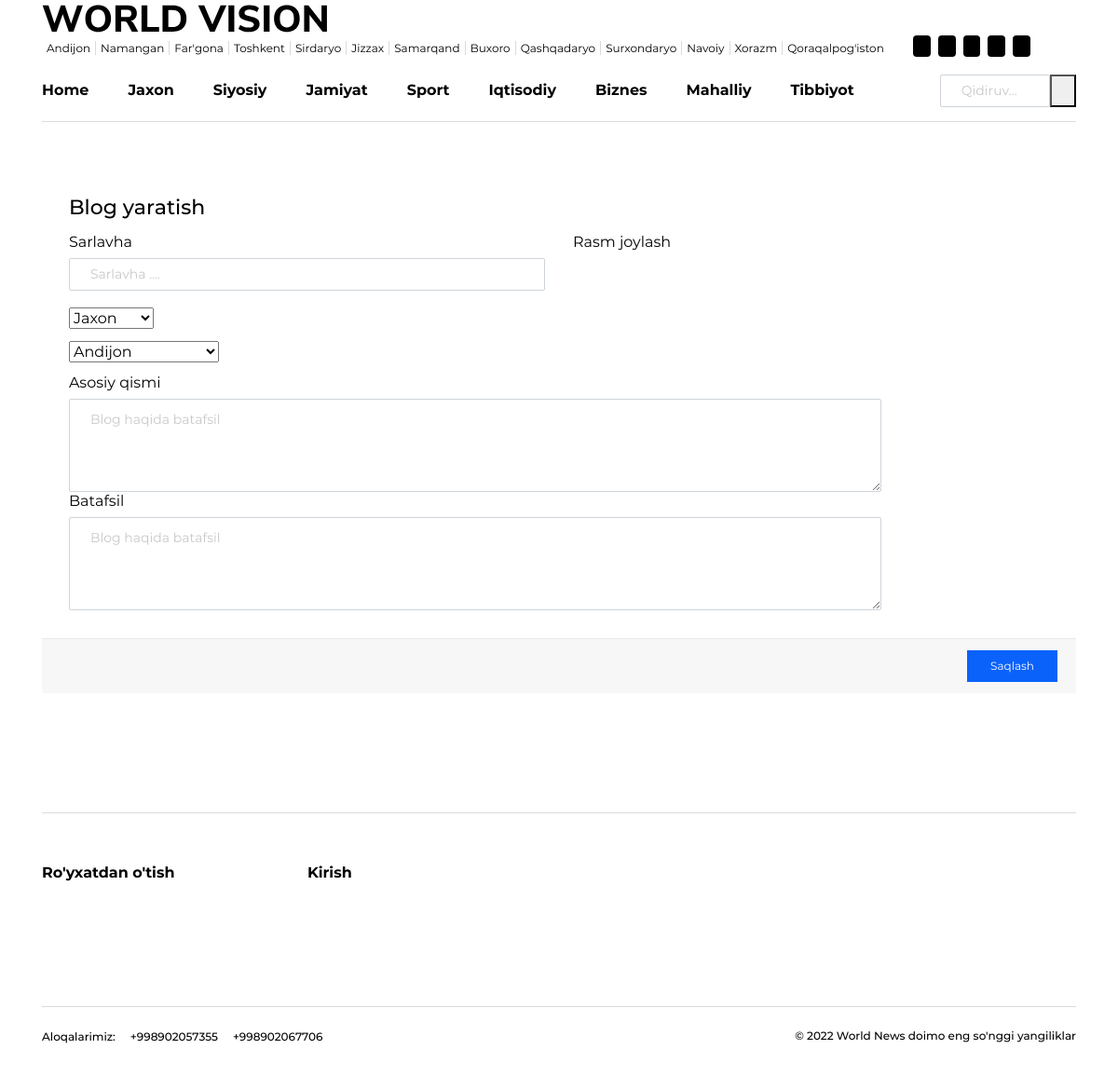
The app's page /dashboard/create-blog with its own data.
### dashboard/models.py (models this page shows, shortened)
class Region(models.Model):
    name = models.CharField(max_length=255)

class Category(models.Model):
    name = models.CharField(max_length=255)

### dashboard/views.py (the view, shortened to what this page needs)
# urls.py: path('create-blog',create_blog,name='create_blog_url'),
def create_blog(request):
    context = {
        'region' : Region.objects.all(),
        'category':Category.objects.all()
    }
    return render(request, 'dashboard/blog-create.html',context)

### templates/dashboard/blog-create.html (shortened to what this page needs)
{% extends 'front/base.html' %}
{% block content %}
<div class="my-3 my-md-5">
    <div class="container">
      <div class="row">
      <div class="col">
        <form class="card" method="post" enctype="multipart/form-data">
          <div class="card-body">
            <h3 class="card-title">Blog yaratish</h3>
            <div class="row">
              <div class="col-sm-6 col-md-6">
                <div class="form-group">
                  <label class="form-label">Sarlavha</label>
                  <input type="text" class="form-control" placeholder="Sarlavha ...." name="title">
                </div>
                <p><select name="category" id="">
                  {% for i in category %}
                    <option value="{{ i.id }}">{{ i.name }}</option>
                  {% endfor %}
                </select></p>
                <p><select name="region" id="">
                  {% for i in region %}
                    <option value="{{ i.id }}">{{ i.name }}</option>
                  {% endfor %}
                </select></p>
              </div>
              <div class="col-sm-6 col-md-6">
                <div class="form-group">
                  <label id="img-label" for="img-id">Rasm joylash</label>
                </div>
              </div>
              <div class="col-md-10">
                <div class="form-group mb-0">
                  <label class="form-label">Asosiy qismi</label>
                  <textarea rows="5" class="form-control" placeholder="Blog haqida batafsil" name="mini_text"></textarea>
                </div>
              </div>
              <div class="col-md-10">
                <div class="form-group mb-0">
                  <label class="form-label">Batafsil</label>
                  <textarea rows="5" class="form-control" placeholder="Blog haqida batafsil" name="text"></textarea>
                </div>
              </div>
            </div>
          </div>
          <div class="card-footer text-right">
            <button type="submit" class="btn btn-primary">Saqlash</button>
          </div>
        </form>
      </div>
    </div>
  </div>
</div>
{% endblock %}

### templates/front/base.html (shortened to what this page needs)
{% load static %}
<!DOCTYPE html>
<html lang="zxx">
  <head>
    <link
      rel="stylesheet"
      href="{% static 'assets/vendors/mdi/css/materialdesignicons.min.css' %}"
    />
    <link rel="stylesheet" href="{% static 'assets/vendors/aos/dist/aos.css/aos.css' %}" />
    <link
      rel="stylesheet"
      href="{% static 'assets/vendors/owl.carousel/dist/assets/owl.carousel.min.css' %}"
    />
    <link
      rel="stylesheet"
      href="{% static 'assets/vendors/owl.carousel/dist/assets/owl.theme.default.min.css' %}"
    />
    <link rel="stylesheet" href="{% static 'assets/css/style.css' %}">
  </head>
  <body>
    <div class="container-scroller">
      <div class="main-panel">
        <header id="header">
          <div class="container">
            <nav class="navbar navbar-expand-lg navbar-light">
                  <a class="navbar-brand" href="#"
                    ><img src="assets/images/logo.svg" alt=""
                  /></a>
              <div>
                <div class="d-flex">
                  <ul class="navbar-right">
                    {% for i in region %}
                    <li>
                      <a href="{% url 'region_url' i.pk  %}">{{ i.name }}</a>
                    </li>
                    {% endfor %}
                  </ul>
                  <ul class="social-media">
                    <li>
                      <a href="https://www.instagram.com">
                        <i class="mdi mdi-instagram"></i>
                      </a>
                    </li>
                    <li>
                      <a href="https://ru-ru.facebook.com">
                        <i class="mdi mdi-facebook"></i>
                      </a>
                    </li>
                    <li>
                      <a href="https://www.youtube.com/">
                        <i class="mdi mdi-youtube"></i>
                      </a>
                    </li>
                    <li>
                      <a href="https://ru.linkedin.com">
                        <i class="mdi mdi-linkedin"></i>
                      </a>
                    </li>
                    <li>
                      <a href="https://twitter.com/">
                        <i class="mdi mdi-twitter"></i>
                      </a>
                    </li>
                  </ul>
                </div>
              </div>
              <div class="navbar-bottom-menu">
                <div
                  class="navbar-collapse justify-content-center collapse"
                  id="navbarSupportedContent"
                >
                  <ul
                    class="navbar-nav d-lg-flex justify-content-between align-items-center"
                  >
                    <li class="nav-item active">
                      <a class="nav-link active" href="{% url 'index_url' %}">Home</a>
                    </li>
                    {% for i in category %}
                    <li class="nav-item">
                      <a class="nav-link" href="{% url 'blog_url' i.pk %}">{{ i.name }}</a>
                    </li>
                    {% endfor %}
                    <li class="nav-item">
                      <form action="{% url 'search_url' %}" method="get" class="d-flex">
                        <input type="text" class="form-control" placeholder="Qidiruv..." name="title" required>
                         <button  type="submit" class="d-flex"><i class="mdi mdi-magnify"></i></button>
                      </form>
                    </li>
                  </ul>
                </div>
              </div>
            </nav>
          </div>
        </header>
           {% block content %}
           {% endblock %}
        <footer>
          <div class="container">
            <div class="row">
              <div class="col-sm-12">
                <div class="border-top"></div>
              </div>
              {% if user.is_authenticated %}
              <div class="col-sm-3 col-lg-3">
                <ul class="footer-vertical-nav">
                  <li class="menu-title"><a href="{% url 'logout_url' %}">Chiqish</a></li>
                </ul>
              </div>
              <div class="col-sm-3 col-lg-3">
                <ul class="footer-vertical-nav">
                  <li class="menu-title"><a href="{% url 'create_blog_url' %}">Xabar Qo'shish</a></li>
                </ul>
              </div>
              <div class="col-sm-3 col-lg-3">
                <ul class="footer-vertical-nav">
                  <li class="menu-title"><a href="{% url 'user_detail_url' user.pk %}">Mening Bloglarim</a></li>
                </ul>
              </div>
              {% if user.is_staff == True %}
              <div class="col-sm-3 col-lg-3">
                <ul class="footer-vertical-nav">
                  <li class="menu-title"><a href="{% url 'users_url' %}">Obunachilar</a></li>
                </ul>
              </div>
              {% endif %}
              {% else %}
              <div class="col-sm-3 col-lg-3">
                <ul class="footer-vertical-nav">
                  <li class="menu-title"><a href="{% url 'register_url' %}">Ro'yxatdan o'tish</a></li>
                </ul>
              </div>
              <div class="col-sm-3 col-lg-3">
                <ul class="footer-vertical-nav">
                  <li class="menu-title"><a href="{% url 'login_url' %}">Kirish</a></li>
                </ul>
              </div>
              {% endif %}
            </div>
            <div class="row">
              <div class="col-sm-12">
                <div
                  class="d-lg-flex justify-content-between align-items-center border-top mt-5 footer-bottom"
                >
                  <ul class="footer-horizontal-menu">
                    <li><a href="#">Aloqalarimiz:</a></li>
                    <li><a href="https://+998902057355">+998902057355</a></li>
                    <li><a href="https://+998902067706">+998902067706</a></li>
                  </ul>
                  <p class="font-weight-medium">
                    © 2022 <a href="{% url 'index_url' %}" target="_blank" class="text-dark">World News doimo eng so'nggi yangiliklar</a>
                  </p>
                </div>
              </div>
            </div>
          </div>
        </footer>
      </div>
    </div>
  </body>
</html>

### records on screen
Region: name "Andijon"
Region: name "Namangan"
Region: name "Far'gona"
Region: name "Toshkent"
Region: name "Sirdaryo"
Region: name "Jizzax"
Region: name "Samarqand"
Region: name "Buxoro"
Region: name "Qashqadaryo"
Region: name "Surxondaryo"
Region: name "Navoiy"
Region: name "Xorazm"
Region: name "Qoraqalpog'iston"
Category: name "Jaxon"
Category: name "Siyosiy"
Category: name "Jamiyat"
Category: name "Sport"
Category: name "Iqtisodiy"
Category: name "Biznes"
Category: name "Mahalliy"
Category: name "Tibbiyot"

### other values on screen
form field category "Jaxon"
form field region "Andijon"
